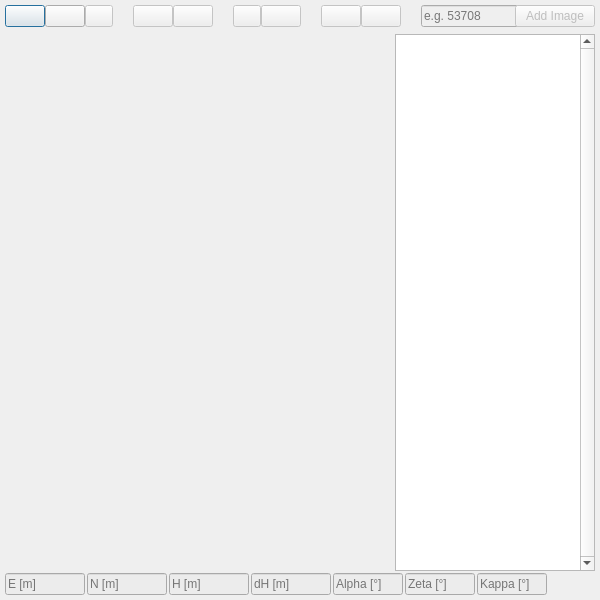
<?xml version="1.0" encoding="UTF-8"?>
<ui version="4.0">
 <class>MonoPlotDialogBase</class>
 <widget class="QDialog" name="MonoPlotDialogBase">
  <property name="enabled">
   <bool>true</bool>
  </property>
  <property name="geometry">
   <rect>
    <x>0</x>
    <y>0</y>
    <width>600</width>
    <height>600</height>
   </rect>
  </property>
  <property name="minimumSize">
   <size>
    <width>600</width>
    <height>600</height>
   </size>
  </property>
  <property name="contextMenuPolicy">
   <enum>Qt::DefaultContextMenu</enum>
  </property>
  <property name="windowTitle">
   <string>SEHAG Monoplot</string>
  </property>
  <property name="windowIcon">
   <iconset resource="../resources.qrc">
    <normaloff>:/plugins/monoplot/gfx/icon/icon.png</normaloff>:/plugins/monoplot/gfx/icon/icon.png</iconset>
  </property>
  <layout class="QVBoxLayout" name="verticalLayout">
   <property name="spacing">
    <number>2</number>
   </property>
   <property name="leftMargin">
    <number>5</number>
   </property>
   <property name="topMargin">
    <number>5</number>
   </property>
   <property name="rightMargin">
    <number>5</number>
   </property>
   <property name="bottomMargin">
    <number>5</number>
   </property>
   <item>
    <layout class="QHBoxLayout" name="horizontalLayout_2">
     <property name="spacing">
      <number>0</number>
     </property>
     <item>
      <widget class="QPushButton" name="btn_new">
       <property name="toolTip">
        <string>Create new project</string>
       </property>
       <property name="statusTip">
        <string/>
       </property>
       <property name="whatsThis">
        <string/>
       </property>
       <property name="text">
        <string/>
       </property>
       <property name="icon">
        <iconset resource="../resources.qrc">
         <normaloff>:/plugins/monoplot/gfx/icon/mActionFileNew.png</normaloff>:/plugins/monoplot/gfx/icon/mActionFileNew.png</iconset>
       </property>
      </widget>
     </item>
     <item>
      <widget class="QPushButton" name="btn_load">
       <property name="toolTip">
        <string>Load project</string>
       </property>
       <property name="whatsThis">
        <string/>
       </property>
       <property name="accessibleName">
        <string/>
       </property>
       <property name="text">
        <string/>
       </property>
       <property name="icon">
        <iconset resource="../resources.qrc">
         <normaloff>:/plugins/monoplot/gfx/icon/mActionFileOpen.png</normaloff>:/plugins/monoplot/gfx/icon/mActionFileOpen.png</iconset>
       </property>
      </widget>
     </item>
     <item>
      <widget class="QPushButton" name="btn_add_images">
       <property name="enabled">
        <bool>false</bool>
       </property>
       <property name="maximumSize">
        <size>
         <width>28</width>
         <height>24</height>
        </size>
       </property>
       <property name="text">
        <string/>
       </property>
       <property name="icon">
        <iconset resource="../resources.qrc">
         <normaloff>:/plugins/monoplot/gfx/icon/mActionAddImage.png</normaloff>:/plugins/monoplot/gfx/icon/mActionAddImage.png</iconset>
       </property>
       <property name="iconSize">
        <size>
         <width>20</width>
         <height>20</height>
        </size>
       </property>
      </widget>
     </item>
     <item>
      <spacer name="horizontalSpacer_3">
       <property name="orientation">
        <enum>Qt::Horizontal</enum>
       </property>
       <property name="sizeType">
        <enum>QSizePolicy::Fixed</enum>
       </property>
       <property name="sizeHint" stdset="0">
        <size>
         <width>20</width>
         <height>20</height>
        </size>
       </property>
      </spacer>
     </item>
     <item>
      <widget class="QPushButton" name="btn_pan">
       <property name="enabled">
        <bool>false</bool>
       </property>
       <property name="text">
        <string/>
       </property>
       <property name="icon">
        <iconset resource="../resources.qrc">
         <normaloff>:/plugins/monoplot/gfx/icon/mActionPan.png</normaloff>:/plugins/monoplot/gfx/icon/mActionPan.png</iconset>
       </property>
       <property name="checkable">
        <bool>true</bool>
       </property>
       <property name="checked">
        <bool>false</bool>
       </property>
      </widget>
     </item>
     <item>
      <widget class="QPushButton" name="btn_extent">
       <property name="enabled">
        <bool>false</bool>
       </property>
       <property name="text">
        <string/>
       </property>
       <property name="icon">
        <iconset resource="../resources.qrc">
         <normaloff>:/plugins/monoplot/gfx/icon/mActionZoomFullExtent.png</normaloff>:/plugins/monoplot/gfx/icon/mActionZoomFullExtent.png</iconset>
       </property>
      </widget>
     </item>
     <item>
      <spacer name="horizontalSpacer_4">
       <property name="orientation">
        <enum>Qt::Horizontal</enum>
       </property>
       <property name="sizeType">
        <enum>QSizePolicy::Fixed</enum>
       </property>
       <property name="sizeHint" stdset="0">
        <size>
         <width>20</width>
         <height>20</height>
        </size>
       </property>
      </spacer>
     </item>
     <item>
      <widget class="QPushButton" name="btn_oritool">
       <property name="enabled">
        <bool>false</bool>
       </property>
       <property name="maximumSize">
        <size>
         <width>28</width>
         <height>24</height>
        </size>
       </property>
       <property name="text">
        <string/>
       </property>
       <property name="icon">
        <iconset resource="../resources.qrc">
         <normaloff>:/plugins/monoplot/gfx/icon/mActionCapturePoint.png</normaloff>:/plugins/monoplot/gfx/icon/mActionCapturePoint.png</iconset>
       </property>
       <property name="checkable">
        <bool>true</bool>
       </property>
      </widget>
     </item>
     <item>
      <spacer name="horizontalSpacer">
       <property name="orientation">
        <enum>Qt::Horizontal</enum>
       </property>
       <property name="sizeType">
        <enum>QSizePolicy::Maximum</enum>
       </property>
       <property name="sizeHint" stdset="0">
        <size>
         <width>20</width>
         <height>20</height>
        </size>
       </property>
      </spacer>
     </item>
     <item>
      <widget class="QPushButton" name="btn_monotool">
       <property name="enabled">
        <bool>false</bool>
       </property>
       <property name="toolTip">
        <string>Add new polyline</string>
       </property>
       <property name="text">
        <string/>
       </property>
       <property name="icon">
        <iconset resource="../resources.qrc">
         <normaloff>:/plugins/monoplot/gfx/icon/mActionAddPolyline.png</normaloff>:/plugins/monoplot/gfx/icon/mActionAddPolyline.png</iconset>
       </property>
       <property name="checkable">
        <bool>true</bool>
       </property>
       <property name="checked">
        <bool>false</bool>
       </property>
      </widget>
     </item>
     <item>
      <spacer name="horizontalSpacer_6">
       <property name="orientation">
        <enum>Qt::Horizontal</enum>
       </property>
       <property name="sizeType">
        <enum>QSizePolicy::Fixed</enum>
       </property>
       <property name="sizeHint" stdset="0">
        <size>
         <width>20</width>
         <height>20</height>
        </size>
       </property>
      </spacer>
     </item>
     <item>
      <widget class="QPushButton" name="btn_select">
       <property name="enabled">
        <bool>false</bool>
       </property>
       <property name="text">
        <string/>
       </property>
       <property name="icon">
        <iconset resource="../resources.qrc">
         <normaloff>:/plugins/monoplot/gfx/icon/mActionSelectRectangle.png</normaloff>:/plugins/monoplot/gfx/icon/mActionSelectRectangle.png</iconset>
       </property>
       <property name="checkable">
        <bool>true</bool>
       </property>
      </widget>
     </item>
     <item>
      <widget class="QPushButton" name="btn_vertex">
       <property name="enabled">
        <bool>false</bool>
       </property>
       <property name="text">
        <string/>
       </property>
       <property name="icon">
        <iconset resource="../resources.qrc">
         <normaloff>:/plugins/monoplot/gfx/icon/mActionVertexToolActiveLayer.png</normaloff>:/plugins/monoplot/gfx/icon/mActionVertexToolActiveLayer.png</iconset>
       </property>
       <property name="checkable">
        <bool>true</bool>
       </property>
      </widget>
     </item>
     <item>
      <spacer name="verticalSpacer_3">
       <property name="orientation">
        <enum>Qt::Vertical</enum>
       </property>
       <property name="sizeType">
        <enum>QSizePolicy::Fixed</enum>
       </property>
       <property name="sizeHint" stdset="0">
        <size>
         <width>20</width>
         <height>20</height>
        </size>
       </property>
      </spacer>
     </item>
     <item>
      <spacer name="horizontalSpacer_2">
       <property name="orientation">
        <enum>Qt::Horizontal</enum>
       </property>
       <property name="sizeHint" stdset="0">
        <size>
         <width>30</width>
         <height>20</height>
        </size>
       </property>
      </spacer>
     </item>
     <item>
      <widget class="QLineEdit" name="line_id">
       <property name="enabled">
        <bool>false</bool>
       </property>
       <property name="sizePolicy">
        <sizepolicy hsizetype="Fixed" vsizetype="Fixed">
         <horstretch>0</horstretch>
         <verstretch>0</verstretch>
        </sizepolicy>
       </property>
       <property name="minimumSize">
        <size>
         <width>120</width>
         <height>0</height>
        </size>
       </property>
       <property name="maximumSize">
        <size>
         <width>120</width>
         <height>16777215</height>
        </size>
       </property>
       <property name="text">
        <string/>
       </property>
       <property name="placeholderText">
        <string>e.g. 53708</string>
       </property>
       <property name="clearButtonEnabled">
        <bool>true</bool>
       </property>
      </widget>
     </item>
     <item>
      <widget class="QPushButton" name="btn_load_mono3d">
       <property name="enabled">
        <bool>false</bool>
       </property>
       <property name="sizePolicy">
        <sizepolicy hsizetype="Fixed" vsizetype="Fixed">
         <horstretch>0</horstretch>
         <verstretch>0</verstretch>
        </sizepolicy>
       </property>
       <property name="text">
        <string>Add Image</string>
       </property>
      </widget>
     </item>
    </layout>
   </item>
   <item>
    <spacer name="verticalSpacer">
     <property name="orientation">
      <enum>Qt::Vertical</enum>
     </property>
     <property name="sizeType">
      <enum>QSizePolicy::Fixed</enum>
     </property>
     <property name="sizeHint" stdset="0">
      <size>
       <width>20</width>
       <height>5</height>
      </size>
     </property>
    </spacer>
   </item>
   <item>
    <layout class="QHBoxLayout" name="horizontalLayout">
     <property name="spacing">
      <number>2</number>
     </property>
     <property name="sizeConstraint">
      <enum>QLayout::SetFixedSize</enum>
     </property>
     <property name="rightMargin">
      <number>221</number>
     </property>
    </layout>
   </item>
   <item>
    <layout class="QHBoxLayout" name="horizontalLayout_3">
     <item>
      <widget class="QgsMapCanvas" name="ImageCanvas" native="true">
       <property name="sizePolicy">
        <sizepolicy hsizetype="Expanding" vsizetype="Expanding">
         <horstretch>0</horstretch>
         <verstretch>0</verstretch>
        </sizepolicy>
       </property>
      </widget>
     </item>
     <item>
      <widget class="QTreeWidget" name="ImageTree">
       <property name="sizePolicy">
        <sizepolicy hsizetype="Fixed" vsizetype="Expanding">
         <horstretch>0</horstretch>
         <verstretch>0</verstretch>
        </sizepolicy>
       </property>
       <property name="minimumSize">
        <size>
         <width>0</width>
         <height>0</height>
        </size>
       </property>
       <property name="maximumSize">
        <size>
         <width>200</width>
         <height>16777215</height>
        </size>
       </property>
       <property name="contextMenuPolicy">
        <enum>Qt::CustomContextMenu</enum>
       </property>
       <property name="styleSheet">
        <string notr="true">QTreeWidget::branch:has-children:open {
	image: None;
}

/*QTreeWidget::item:has-children{
	padding-left: 1px;
	padding-left: -10px;
}*/

QTreeWidget::item:!has-children{
	image: None;
	/*padding-left: 21px;*/
}</string>
       </property>
       <property name="verticalScrollBarPolicy">
        <enum>Qt::ScrollBarAlwaysOn</enum>
       </property>
       <property name="horizontalScrollBarPolicy">
        <enum>Qt::ScrollBarAlwaysOff</enum>
       </property>
       <property name="sizeAdjustPolicy">
        <enum>QAbstractScrollArea::AdjustIgnored</enum>
       </property>
       <property name="alternatingRowColors">
        <bool>true</bool>
       </property>
       <property name="indentation">
        <number>15</number>
       </property>
       <property name="itemsExpandable">
        <bool>false</bool>
       </property>
       <property name="allColumnsShowFocus">
        <bool>true</bool>
       </property>
       <property name="columnCount">
        <number>1</number>
       </property>
       <attribute name="headerVisible">
        <bool>false</bool>
       </attribute>
       <attribute name="headerDefaultSectionSize">
        <number>50</number>
       </attribute>
       <attribute name="headerStretchLastSection">
        <bool>true</bool>
       </attribute>
       <column>
        <property name="text">
         <string/>
        </property>
       </column>
      </widget>
     </item>
    </layout>
   </item>
   <item>
    <layout class="QHBoxLayout" name="horizontalLayout_4">
     <item>
      <widget class="QLineEdit" name="line_cam_e">
       <property name="sizePolicy">
        <sizepolicy hsizetype="Expanding" vsizetype="Fixed">
         <horstretch>0</horstretch>
         <verstretch>0</verstretch>
        </sizepolicy>
       </property>
       <property name="minimumSize">
        <size>
         <width>75</width>
         <height>0</height>
        </size>
       </property>
       <property name="maximumSize">
        <size>
         <width>80</width>
         <height>16777215</height>
        </size>
       </property>
       <property name="focusPolicy">
        <enum>Qt::NoFocus</enum>
       </property>
       <property name="contextMenuPolicy">
        <enum>Qt::NoContextMenu</enum>
       </property>
       <property name="toolTip">
        <string>Easting</string>
       </property>
       <property name="styleSheet">
        <string notr="true">background-color: rgb(236, 236, 236);</string>
       </property>
       <property name="text">
        <string/>
       </property>
       <property name="frame">
        <bool>true</bool>
       </property>
       <property name="dragEnabled">
        <bool>false</bool>
       </property>
       <property name="readOnly">
        <bool>true</bool>
       </property>
       <property name="placeholderText">
        <string>E [m]</string>
       </property>
       <property name="clearButtonEnabled">
        <bool>false</bool>
       </property>
      </widget>
     </item>
     <item>
      <widget class="QLineEdit" name="line_cam_n">
       <property name="sizePolicy">
        <sizepolicy hsizetype="Expanding" vsizetype="Fixed">
         <horstretch>0</horstretch>
         <verstretch>0</verstretch>
        </sizepolicy>
       </property>
       <property name="minimumSize">
        <size>
         <width>75</width>
         <height>0</height>
        </size>
       </property>
       <property name="maximumSize">
        <size>
         <width>80</width>
         <height>16777215</height>
        </size>
       </property>
       <property name="focusPolicy">
        <enum>Qt::NoFocus</enum>
       </property>
       <property name="contextMenuPolicy">
        <enum>Qt::NoContextMenu</enum>
       </property>
       <property name="toolTip">
        <string>Northing</string>
       </property>
       <property name="styleSheet">
        <string notr="true">background-color: rgb(236, 236, 236);</string>
       </property>
       <property name="text">
        <string/>
       </property>
       <property name="readOnly">
        <bool>true</bool>
       </property>
       <property name="placeholderText">
        <string>N [m]</string>
       </property>
       <property name="clearButtonEnabled">
        <bool>false</bool>
       </property>
      </widget>
     </item>
     <item>
      <widget class="QLineEdit" name="line_cam_h">
       <property name="sizePolicy">
        <sizepolicy hsizetype="Expanding" vsizetype="Fixed">
         <horstretch>0</horstretch>
         <verstretch>0</verstretch>
        </sizepolicy>
       </property>
       <property name="minimumSize">
        <size>
         <width>50</width>
         <height>0</height>
        </size>
       </property>
       <property name="maximumSize">
        <size>
         <width>80</width>
         <height>16777215</height>
        </size>
       </property>
       <property name="focusPolicy">
        <enum>Qt::NoFocus</enum>
       </property>
       <property name="contextMenuPolicy">
        <enum>Qt::NoContextMenu</enum>
       </property>
       <property name="toolTip">
        <string>Height</string>
       </property>
       <property name="styleSheet">
        <string notr="true">background-color: rgb(236, 236, 236);</string>
       </property>
       <property name="text">
        <string/>
       </property>
       <property name="readOnly">
        <bool>true</bool>
       </property>
       <property name="placeholderText">
        <string>H [m]</string>
       </property>
      </widget>
     </item>
     <item>
      <widget class="QLineEdit" name="line_cam_dh">
       <property name="minimumSize">
        <size>
         <width>50</width>
         <height>0</height>
        </size>
       </property>
       <property name="maximumSize">
        <size>
         <width>80</width>
         <height>16777215</height>
        </size>
       </property>
       <property name="focusPolicy">
        <enum>Qt::NoFocus</enum>
       </property>
       <property name="contextMenuPolicy">
        <enum>Qt::NoContextMenu</enum>
       </property>
       <property name="toolTip">
        <string>Height above ground</string>
       </property>
       <property name="styleSheet">
        <string notr="true">background-color: rgb(236, 236, 236);</string>
       </property>
       <property name="text">
        <string/>
       </property>
       <property name="readOnly">
        <bool>true</bool>
       </property>
       <property name="placeholderText">
        <string>dH [m]</string>
       </property>
      </widget>
     </item>
     <item>
      <widget class="QLineEdit" name="line_cam_a">
       <property name="sizePolicy">
        <sizepolicy hsizetype="Expanding" vsizetype="Fixed">
         <horstretch>0</horstretch>
         <verstretch>0</verstretch>
        </sizepolicy>
       </property>
       <property name="minimumSize">
        <size>
         <width>50</width>
         <height>0</height>
        </size>
       </property>
       <property name="maximumSize">
        <size>
         <width>70</width>
         <height>16777215</height>
        </size>
       </property>
       <property name="focusPolicy">
        <enum>Qt::NoFocus</enum>
       </property>
       <property name="contextMenuPolicy">
        <enum>Qt::NoContextMenu</enum>
       </property>
       <property name="toolTip">
        <string>Alpha</string>
       </property>
       <property name="styleSheet">
        <string notr="true">background-color: rgb(236, 236, 236);</string>
       </property>
       <property name="text">
        <string/>
       </property>
       <property name="readOnly">
        <bool>true</bool>
       </property>
       <property name="placeholderText">
        <string>Alpha [°]</string>
       </property>
      </widget>
     </item>
     <item>
      <widget class="QLineEdit" name="line_cam_z">
       <property name="minimumSize">
        <size>
         <width>50</width>
         <height>0</height>
        </size>
       </property>
       <property name="maximumSize">
        <size>
         <width>70</width>
         <height>16777215</height>
        </size>
       </property>
       <property name="focusPolicy">
        <enum>Qt::NoFocus</enum>
       </property>
       <property name="contextMenuPolicy">
        <enum>Qt::NoContextMenu</enum>
       </property>
       <property name="toolTip">
        <string>Zeta</string>
       </property>
       <property name="styleSheet">
        <string notr="true">background-color: rgb(236, 236, 236);</string>
       </property>
       <property name="text">
        <string/>
       </property>
       <property name="placeholderText">
        <string>Zeta [°]</string>
       </property>
      </widget>
     </item>
     <item>
      <widget class="QLineEdit" name="line_cam_k">
       <property name="minimumSize">
        <size>
         <width>50</width>
         <height>0</height>
        </size>
       </property>
       <property name="maximumSize">
        <size>
         <width>70</width>
         <height>50</height>
        </size>
       </property>
       <property name="focusPolicy">
        <enum>Qt::NoFocus</enum>
       </property>
       <property name="contextMenuPolicy">
        <enum>Qt::NoContextMenu</enum>
       </property>
       <property name="toolTip">
        <string>Kappa</string>
       </property>
       <property name="styleSheet">
        <string notr="true">background-color: rgb(236, 236, 236);</string>
       </property>
       <property name="text">
        <string/>
       </property>
       <property name="placeholderText">
        <string>Kappa [°]</string>
       </property>
      </widget>
     </item>
     <item>
      <spacer name="horizontalSpacer_9">
       <property name="orientation">
        <enum>Qt::Horizontal</enum>
       </property>
       <property name="sizeType">
        <enum>QSizePolicy::Expanding</enum>
       </property>
       <property name="sizeHint" stdset="0">
        <size>
         <width>13</width>
         <height>20</height>
        </size>
       </property>
      </spacer>
     </item>
    </layout>
   </item>
  </layout>
 </widget>
 <customwidgets>
  <customwidget>
   <class>QgsMapCanvas</class>
   <extends>QWidget</extends>
   <header>qgis.gui</header>
   <container>1</container>
  </customwidget>
 </customwidgets>
 <resources>
  <include location="../resources.qrc"/>
 </resources>
 <connections/>
</ui>
